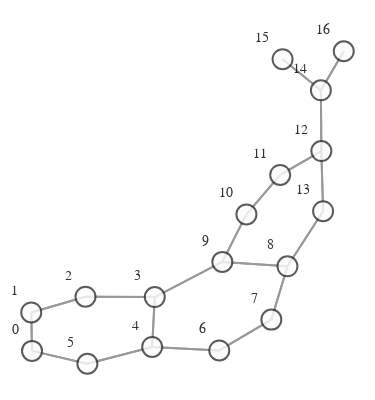

Here is the notebook cell this chart was saved with:
### Markdown cell above
# VISUALIZATION

### Code cell
def create_graph(graph):
    g = to_networkx(graph)
    pos = nx.spring_layout(g)
    vis = GraphVisualization(
        g,
        pos,
        node_text_position="top left",
        node_size=20,
    )
    fig = vis.create_figure()
    return fig


fig = create_graph(dataset[0])
fig.show()

### Figure 1 — Plotly figure (JSON) as saved in the notebook; plotly's stock layout.template omitted (floating-point values rounded to 4 significant figures)
{"data": [{"hoverinfo": "none", "line": {"color": "#808080", "width": 2}, "mode": "lines", "opacity": 0.8, "type": "scatter", "x": [-0.7473, -0.7504, null, -0.7473, -0.5216, null, -0.7504, -0.7473, null, -0.7504, -0.5293, null, -0.5293, -0.7504, null, -0.5293, -0.247, null, -0.247, -0.5293, null, -0.247, -0.2577, null, -0.247, 0.02825, null, -0.2577, -0.247, null, -0.2577, -0.5216, null, -0.2577, 0.01581, null, -0.5216, -0.7473, null, -0.5216, -0.2577, null, 0.01581, -0.2577, null, 0.01581, 0.228, null, 0.228, 0.01581, null, 0.228, 0.2937, null, 0.2937, 0.228, null, 0.2937, 0.02825, null, 0.2937, 0.4389, null, 0.02825, -0.247, null, 0.02825, 0.2937, null, 0.02825, 0.1264, null, 0.1264, 0.02825, null, 0.1264, 0.2639, null, 0.2639, 0.1264, null, 0.2639, 0.4317, null, 0.4317, 0.2639, null, 0.4317, 0.4389, null, 0.4317, 0.4299, null, 0.4389, 0.2937, null, 0.4389, 0.4317, null, 0.4299, 0.4317, null, 0.4299, 0.2737, null, 0.4299, 0.523, null, 0.2737, 0.4299, null, 0.523, 0.4299, null], "y": [-0.5687, -0.3676, null, -0.5687, -0.636, null, -0.3676, -0.5687, null, -0.3676, -0.2849, null, -0.2849, -0.3676, null, -0.2849, -0.2869, null, -0.2869, -0.2849, null, -0.2869, -0.5481, null, -0.2869, -0.1028, null, -0.5481, -0.2869, null, -0.5481, -0.636, null, -0.5481, -0.5664, null, -0.636, -0.5687, null, -0.636, -0.5481, null, -0.5664, -0.5481, null, -0.5664, -0.4049, null, -0.4049, -0.5664, null, -0.4049, -0.1259, null, -0.1259, -0.4049, null, -0.1259, -0.1028, null, -0.1259, 0.1625, null, -0.1028, -0.2869, null, -0.1028, -0.1259, null, -0.1028, 0.1459, null, 0.1459, -0.1028, null, 0.1459, 0.3524, null, 0.3524, 0.1459, null, 0.3524, 0.4774, null, 0.4774, 0.3524, null, 0.4774, 0.1625, null, 0.4774, 0.7957, null, 0.1625, -0.1259, null, 0.1625, 0.4774, null, 0.7957, 0.4774, null, 0.7957, 0.9583, null, 0.7957, 1, null, 0.9583, 0.7957, null, 1, 0.7957, null]}, {"hoverinfo": "text", "marker": {"color": "#fcfcfc", "colorbar": {"thickness": 15, "title": {"side": "right", "text": ""}, "xanchor": "left"}, "colorscale": [[0, "rgb(255,255,217)"], [0.125, "rgb(237,248,177)"], [0.25, "rgb(199,233,180)"], [0.375, "rgb(127,205,187)"], [0.5, "rgb(65,182,196)"], [0.625, "rgb(29,145,192)"], [0.75, "rgb(34,94,168)"], [0.875, "rgb(37,52,148)"], [1, "rgb(8,29,88)"]], "line": {"color": "#333333", "width": 2}, "reversescale": false, "showscale": false, "size": 20}, "mode": "markers+text", "opacity": 0.8, "text": ["0", "1", "2", "3", "4", "5", "6", "7", "8", "9", "10", "11", "12", "13", "14", "15", "16"], "textfont": {"color": "#000000", "family": "Arial", "size": 14}, "textposition": "top left", "type": "scatter", "x": [-0.7473, -0.7504, -0.5293, -0.247, -0.2577, -0.5216, 0.01581, 0.228, 0.2937, 0.02825, 0.1264, 0.2639, 0.4317, 0.4389, 0.4299, 0.2737, 0.523], "y": [-0.5687, -0.3676, -0.2849, -0.2869, -0.5481, -0.636, -0.5664, -0.4049, -0.1259, -0.1028, 0.1459, 0.3524, 0.4774, 0.1625, 0.7957, 0.9583, 1]}], "layout": {"autosize": false, "height": 400, "hovermode": "closest", "margin": {"b": 5, "l": 0, "r": 0, "t": 20}, "paper_bgcolor": "rgba(255,255,255,255)", "plot_bgcolor": "rgba(0,0,0,0)", "scene": {"xaxis": {"autorange": true, "showgrid": false, "showline": false, "showticklabels": false, "ticks": "", "visible": false, "zeroline": false}, "yaxis": {"autorange": true, "showgrid": false, "showline": false, "showticklabels": false, "ticks": "", "visible": false, "zeroline": false}, "zaxis": {"autorange": true, "showgrid": false, "showline": false, "showticklabels": false, "ticks": "", "visible": false, "zeroline": false}}, "showlegend": false, "title": {"font": {"size": 16}, "text": ""}, "width": 375, "xaxis": {"autorange": true, "showgrid": false, "showline": false, "showticklabels": false, "ticks": "", "visible": false, "zeroline": false}, "yaxis": {"autorange": true, "showgrid": false, "showline": false, "showticklabels": false, "ticks": "", "visible": false, "zeroline": false}}}
